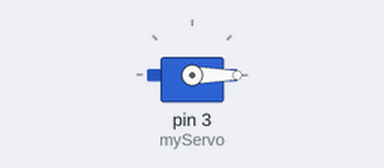
A program run on a simulated Arduino Uno, built with avr-gcc and run on an emulated ATmega328P. On the bench: servo.

Above: at 0.05 s.
At 2.3 s:
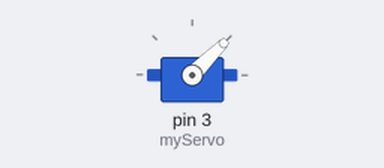
At 4.55 s:
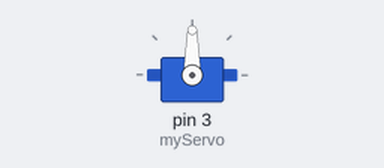
At 9.05 s:
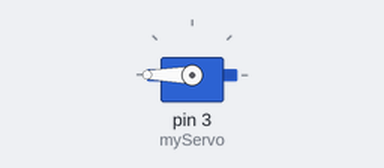
Timing chart, 0 to 11.8 s (numbered marks = the images above):
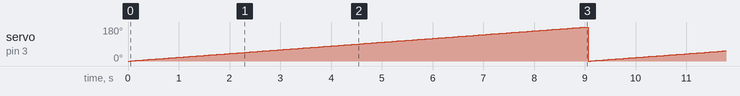

Measured:
- by itself, servo on pin 3 (myServo): ramps from 0° to 180° and jumps back, once every 9.1 s

The program:

main.cpp
```cpp
// Note: servos need a PWM (pulse-width modulation) capable pin

#include <Arduino.h>
#include <Servo.h>

Servo myServo;

void setup() {
  myServo.attach(3);
}

void loop() {
  for (int a = 0; a <= 180; a += 1) {
  myServo.write(constrain(a, 0, 180));
  delay(50);
  }
}
```
